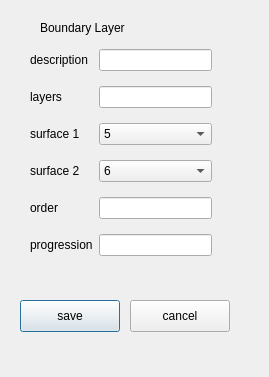
<?xml version="1.0" encoding="UTF-8"?>
<ui version="4.0">
 <class>BlDialog</class>
 <widget class="QDialog" name="BlDialog">
  <property name="geometry">
   <rect>
    <x>0</x>
    <y>0</y>
    <width>269</width>
    <height>377</height>
   </rect>
  </property>
  <property name="windowTitle">
   <string>Dialog</string>
  </property>
  <widget class="QLabel" name="label">
   <property name="geometry">
    <rect>
     <x>40</x>
     <y>20</y>
     <width>101</width>
     <height>16</height>
    </rect>
   </property>
   <property name="text">
    <string>Boundary Layer</string>
   </property>
  </widget>
  <widget class="QWidget" name="gridLayoutWidget">
   <property name="geometry">
    <rect>
     <x>30</x>
     <y>40</y>
     <width>182</width>
     <height>231</height>
    </rect>
   </property>
   <layout class="QGridLayout" name="gridLayout">
    <item row="2" column="0">
     <widget class="QLabel" name="label_3">
      <property name="text">
       <string>surface 1</string>
      </property>
     </widget>
    </item>
    <item row="4" column="1">
     <widget class="QLineEdit" name="textOrder"/>
    </item>
    <item row="3" column="1">
     <widget class="QComboBox" name="combo2">
      <item>
       <property name="text">
        <string>6</string>
       </property>
      </item>
     </widget>
    </item>
    <item row="5" column="1">
     <widget class="QLineEdit" name="textBlprog"/>
    </item>
    <item row="4" column="0">
     <widget class="QLabel" name="label_4">
      <property name="text">
       <string>order</string>
      </property>
     </widget>
    </item>
    <item row="1" column="0">
     <widget class="QLabel" name="label_2">
      <property name="text">
       <string>layers</string>
      </property>
     </widget>
    </item>
    <item row="1" column="1">
     <widget class="QLineEdit" name="textBllayers"/>
    </item>
    <item row="5" column="0">
     <widget class="QLabel" name="label_5">
      <property name="text">
       <string>progression</string>
      </property>
     </widget>
    </item>
    <item row="2" column="1">
     <widget class="QComboBox" name="combo1">
      <item>
       <property name="text">
        <string>5</string>
       </property>
      </item>
     </widget>
    </item>
    <item row="3" column="0">
     <widget class="QLabel" name="label_6">
      <property name="text">
       <string>surface 2</string>
      </property>
     </widget>
    </item>
    <item row="0" column="0">
     <widget class="QLabel" name="label_7">
      <property name="text">
       <string>description</string>
      </property>
     </widget>
    </item>
    <item row="0" column="1">
     <widget class="QLineEdit" name="textDesc"/>
    </item>
   </layout>
  </widget>
  <widget class="QPushButton" name="btnSave">
   <property name="geometry">
    <rect>
     <x>20</x>
     <y>300</y>
     <width>100</width>
     <height>32</height>
    </rect>
   </property>
   <property name="text">
    <string>save</string>
   </property>
  </widget>
  <widget class="QPushButton" name="btnCancel">
   <property name="geometry">
    <rect>
     <x>130</x>
     <y>300</y>
     <width>100</width>
     <height>32</height>
    </rect>
   </property>
   <property name="text">
    <string>cancel</string>
   </property>
  </widget>
 </widget>
 <resources/>
 <connections/>
</ui>
